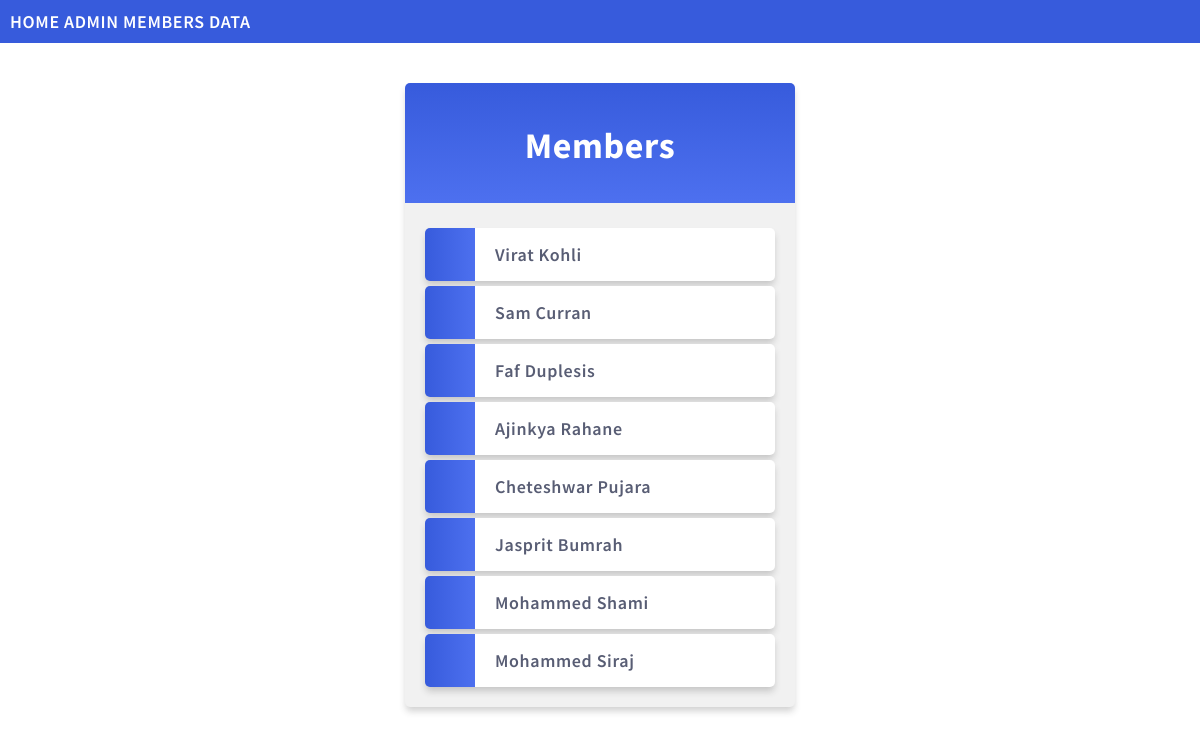
The page /members/ on the database its author committed.
### members/models.py (models this page shows, shortened)
class Member(models.Model):
    firstname = models.CharField(max_length=255)
    lastname = models.CharField(max_length=255)
    phone = models.IntegerField(null=True)
    joined_date = models.DateField(null=True)

### members/views.py (the view)
# urls.py: path('members/', views.Name, name='Name'),
def Name(request):
    mymember = Member.objects.all().values()
    template = loader.get_template('all_members.html')
    context = {
        'mymember':mymember,
    }
    return HttpResponse(template.render(context, request))

### members/templates/all_members.html (shortened to what this page needs)
{% extends "master.html" %}
{% block content %}
    <div class="mycard">
        <h1>Members</h1>
        <ul>
            {% for x in mymember %}
            <li onclick = "window.location='details/{{ x.id }}'">
                    {{ x.firstname }} {{ x.lastname }}
            </li>
            {% endfor %}
        </ul>
    </div>
{% endblock %}

### members/templates/master.html (shortened to what this page needs)
{% load static %}
<!DOCTYPE html>
<html lang="en">
<head>
    <link rel="stylesheet" href="{% static 'first.css' %}">
</head>
<body>
    <div class = 'topnav'>
        <a href="/">HOME</a>
        <a href="/admin">ADMIN</a>
        <a href="/members">MEMBERS</a>
        <a href="/members/table">DATA</a>
    </div>
    {% block content %}
    {% endblock %}
</body>
</html>

### mystaticfiles/first.css (style rules this page uses)
body { margin:0; font: 600 18px 'Source Sans Pro', sans-serif; letter-spacing: 0.64px; color: #585d74; }
.topnav { background-color:#375BDC; color:#ffffff; padding:10px; }
.topnav a:link, .topnav a:visited { text-decoration: none; color: #ffffff; }
.mycard { background-color: #f1f1f1; background-image: linear-gradient(to bottom, #375BDC, #4D70EF); background-size: 100% 120px; background-repeat: no-repeat; margin: 40px auto; width: 350px; border-radius: 5px; box-shadow: 0 5px 7px -1px rgba(51, 51, 51, 0.23); padding: 20px; }
.mycard h1 { text-align: center; color:#ffffff; margin:20px 0 60px 0; }
ul { list-style-type: none; padding: 0; margin: 0; }
li { background-color: #ffffff; background-image: linear-gradient(to right, #375BDC, #4D70EF); background-size: 50px 60px; background-repeat: no-repeat; cursor: pointer; transition: transform .25s; border-radius: 5px; box-shadow: 0 5px 7px -1px rgba(51, 51, 51, 0.23); padding: 15px; padding-left: 70px; margin-top: 5px; }
a:link, a:visited { color: #375BDC; }

### rows shown on the page
Member: firstname "Virat", lastname "Kohli"
Member: firstname "Sam", lastname "Curran"
Member: firstname "Faf", lastname "Duplesis"
Member: firstname "Ajinkya", lastname "Rahane"
Member: firstname "Cheteshwar", lastname "Pujara"
Member: firstname "Jasprit", lastname "Bumrah"
Member: firstname "Mohammed", lastname "Shami"
Member: firstname "Mohammed", lastname "Siraj"
